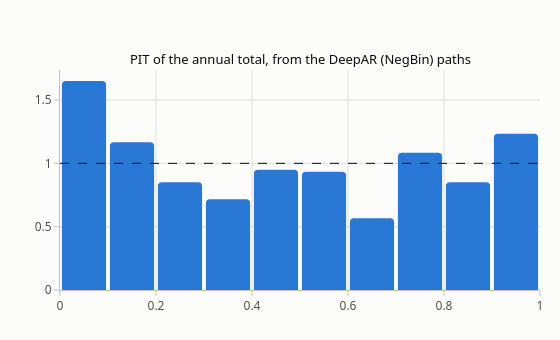

Write notebook code for a chart like this one.
### Code cell
fig = pf.subplots(1, 1, titles=["PIT of the annual total, from the DeepAR (NegBin) paths"], height=340)
pf.add_pit(fig, pf.pit_from_samples(tot_actual, S_tot.T), bins=10)
fig.update_layout(width=560)
fig.show()

### Figure 1 — Plotly figure (JSON) as saved in the notebook; plotly's stock layout.template omitted (floating-point values rounded to 4 significant figures)
{"data": [{"customdata": [[0.0, 0.1], [0.1, 0.2], [0.2, 0.3], [0.3, 0.4], [0.4, 0.5], [0.5, 0.6], [0.6, 0.7], [0.7, 0.8], [0.8, 0.9], [0.9, 1.0]], "hovertemplate": "u in [%{customdata[0]:.2f}, %{customdata[1]:.2f})<br>density %{y:.2f}<extra></extra>", "marker": {"color": "#2a78d6"}, "name": "PIT", "showlegend": false, "type": "bar", "width": [0.092, 0.092, 0.092, 0.092, 0.092, 0.092, 0.092, 0.092, 0.092, 0.092], "x": [0.05, 0.15, 0.25, 0.35, 0.45, 0.55, 0.65, 0.75, 0.85, 0.95], "y": [1.65, 1.167, 0.85, 0.7167, 0.95, 0.9333, 0.5667, 1.083, 0.85, 1.233]}], "layout": {"annotations": [{"font": {"color": "#0b0b0b", "size": 13}, "showarrow": false, "text": "PIT of the annual total, from the DeepAR (NegBin) paths", "x": 0.5, "xanchor": "center", "xref": "paper", "y": 1, "yanchor": "bottom", "yref": "paper"}], "height": 340, "shapes": [{"line": {"color": "#0b0b0b", "dash": "dash", "width": 1}, "type": "line", "x0": 0, "x1": 1, "xref": "x domain", "y0": 1, "y1": 1, "yref": "y"}], "title": {}, "width": 560, "xaxis": {"anchor": "y", "domain": [0, 1], "range": [0, 1]}, "yaxis": {"anchor": "x", "domain": [0, 1]}}}
